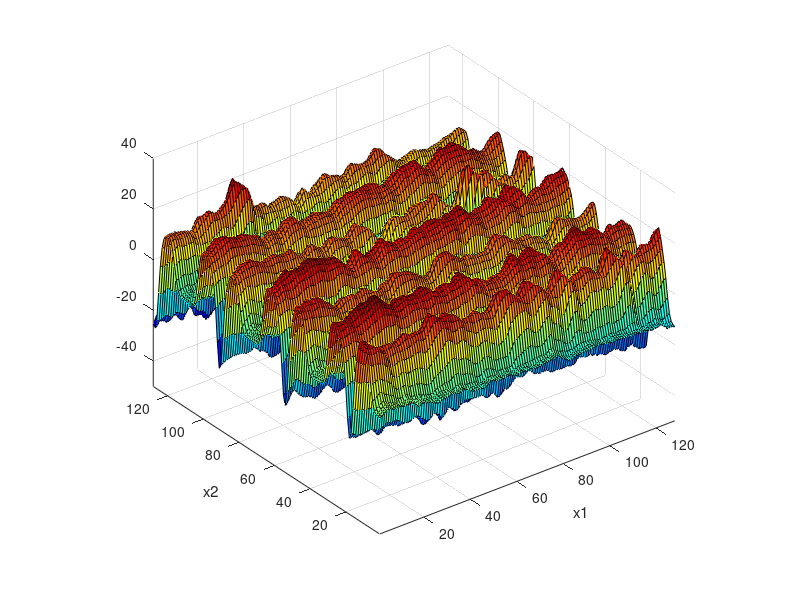
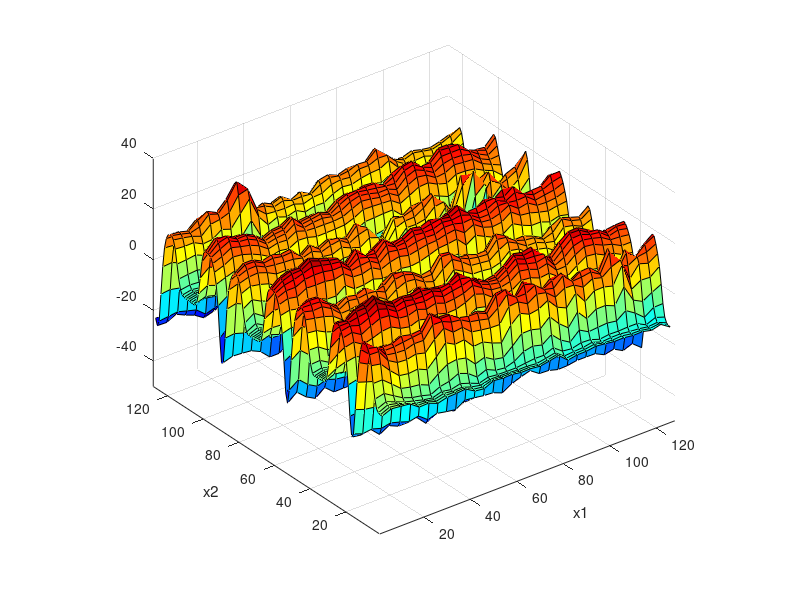

The MATLAB script that drew these images, in order: (Note: this script raises an error after producing the figures.)
% delaunayTriangulation interpolation
% zhouweiyan 20180925
% done
clear
close all
clc
load array2.mat
figure
surf(array);colormap(jet)
% view([0 -90])
axis equal
xlim([1,128]);ylim([1,128]);zlim([-50,40]);
xlabel('x1');ylabel('x2');view(3)

%% data preparation
% train set
x1_train=2:4:128; x2_train=1:1:128;
[X1_train,X2_train]=meshgrid(x1_train,x2_train);
X_train=[X1_train(:),X2_train(:)];
y_train=array(x2_train,x1_train);
y_train=y_train(:);
figure
surf(X1_train,X2_train,reshape(y_train,length(x2_train),length(x1_train)));colormap(jet)
axis equal
xlim([1,128]);ylim([1,128]);zlim([-50,40]);
xlabel('x1');ylabel('x2');view(3)

P=X_train;
DT=delaunayTriangulation(P);
% triplot(DT)
V=y_train;

% test set
x1_test=min(x1_train):max(x1_train);x2_test=min(x2_train):max(x2_train);
[X1_test,X2_test]=meshgrid(x1_test,x2_test);
X_test=[X1_test(:),X2_test(:)];
y_test_ideal=array(x2_test,x1_test);

Pq=X_test;
%% linear interplotation
[ti,bc]=pointLocation(DT,Pq);
triVals=V(DT(ti,:));
Vq=dot(bc',triVals')';
m=Vq;
figure
surf(X1_test,X2_test,reshape(m,length(x2_test),length(x1_test)))
colormap(jet)
axis equal
xlim([min(x1_train),max(x1_train)]);ylim([min(x2_train),max(x2_train)]);zlim([-50,40]);
xlabel('x1');ylabel('x2');
view(3)

%% Error analysis
range=max(array(:))-min(array(:));
% NRMSD=sqrt(sum(m-y_test_ideal(:)).^2)/range
% max(m-y_test_ideal(:))

m_a=reshape(m,length(x2_test),length(x1_test));

figure
surf(y_test_ideal-m_a);xlabel('x1');ylabel('x2');colormap(jet)
zlim([-50,40]);
NRMSD=sqrt(sum((m_a(:)-y_test_ideal(:)).^2))/range
max(abs(m_a(:)-y_test_ideal(:)))
PSNR=max(y_test_ideal(:))*sqrt(length(x1_test)*length(x2_test))/sqrt(sum((m_a(:)-y_test_ideal(:)).^2))